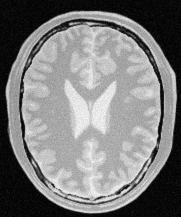
#> input picture assignment/images/BrainProtonDensitySlice9.png, 181 x 217 px
$ jupyter execute q_2.ipynb   (shell and % lines are left out)
#> lines starting #> are read from the running program, lines starting #| are printed output that depends on the picture
[cell 1]
#q2
import cv2 as cv
import matplotlib.pyplot as plt
import numpy as np

t1 = np.linspace(0,8,140).astype(np.uint8)
t2= np.linspace(180,235,40 ).astype(np.uint8)
t3 = np.linspace(10,12,76).astype(np.uint8)

t4 = np.linspace(0,10,180).astype(np.uint8)
t5 = np.linspace(200,255,40).astype(np.uint8)
t6 = np.linspace(5,10,36).astype(np.uint8)

t_w = np.concatenate((t1,t2,t3), axis =0).astype(np.uint8)
t_g = np.concatenate((t4,t5,t6), axis =0).astype(np.uint8)
assert len(t_g)==256
assert len(t_w) == 256

im_0 = cv.imread("images/BrainProtonDensitySlice9.png", cv.IMREAD_GRAYSCALE)
#> im_0 is the input picture: shape (217, 181); min 0, max 251, mean 123.7
assert im_0 is not None
im_w = cv.LUT(im_0, t_w)
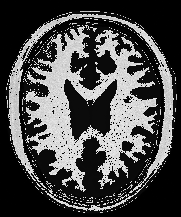
#> im_w: shape (217, 181); min 0, max 235, mean 75
im_g = cv.LUT(im_0, t_g)
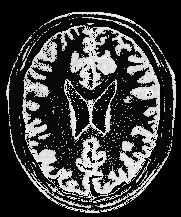
#> im_g: shape (217, 181); min 0, max 255, mean 61.4

fig , ax =plt.subplots(1,3,figsize=(12,12))
ax[0].imshow(cv.cvtColor(im_0,cv.COLOR_BGR2RGB))
ax[0].set_title('Original Image', fontsize = 13)
ax[0].axis('off')

ax[1].imshow(cv.cvtColor(im_w,cv.COLOR_BGR2RGB))
ax[1].set_title('White Matter', fontsize = 13)
ax[1].axis('off')

ax[2].imshow(cv.cvtColor(im_g,cv.COLOR_BGR2RGB))
ax[2].set_title('Gray Matter', fontsize = 13)
ax[2].axis('off')

fig , ax =plt.subplots(1,2,figsize=(10,6))
ax[0].plot(t_w)
ax[0].set_title('Intensity Transformation - White Matter', fontsize = 14)
ax[0].grid('on')
ax[0].set_xlim([0, 255])
ax[0].set_ylim([0, 255])
ax[0].set_xlabel('Input intensity', fontsize = 14)
ax[0].set_ylabel('Output intensity', fontsize = 14)

ax[1].plot(t_g)
ax[1].set_title('Intensity Transformation - Gray Matter', fontsize = 14)
ax[1].grid('on')
ax[1].set_xlim([0, 255])
ax[1].set_ylim([0, 255])
ax[1].set_xlabel('Input intensity', fontsize = 14)
ax[1].set_ylabel('Output intensity', fontsize = 14)
plt.show()
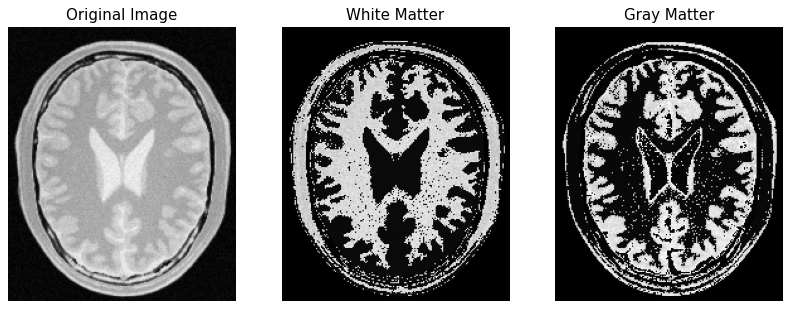
#> figure drawn by matplotlib, 3 panels
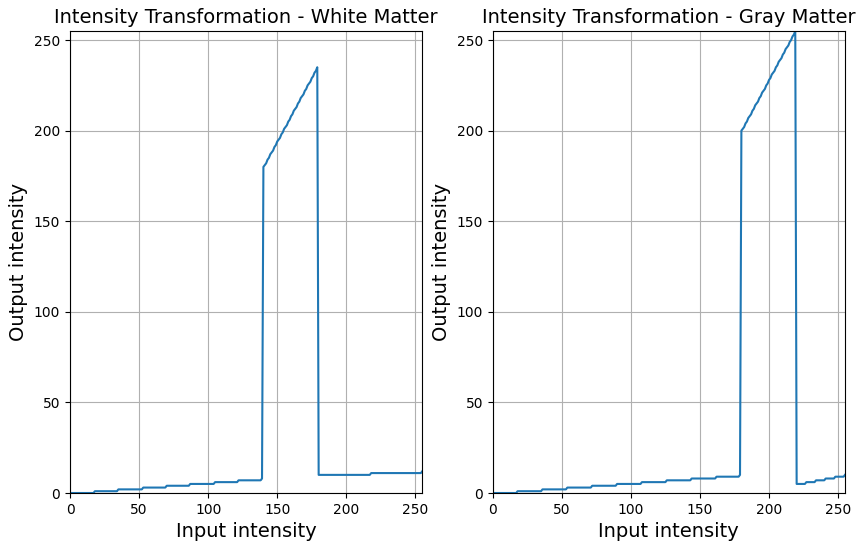
#> figure drawn by matplotlib, 2 panels; panel 1: curve peaks at x = 179, y = 235; panel 2: curve peaks at x = 219, y = 255
